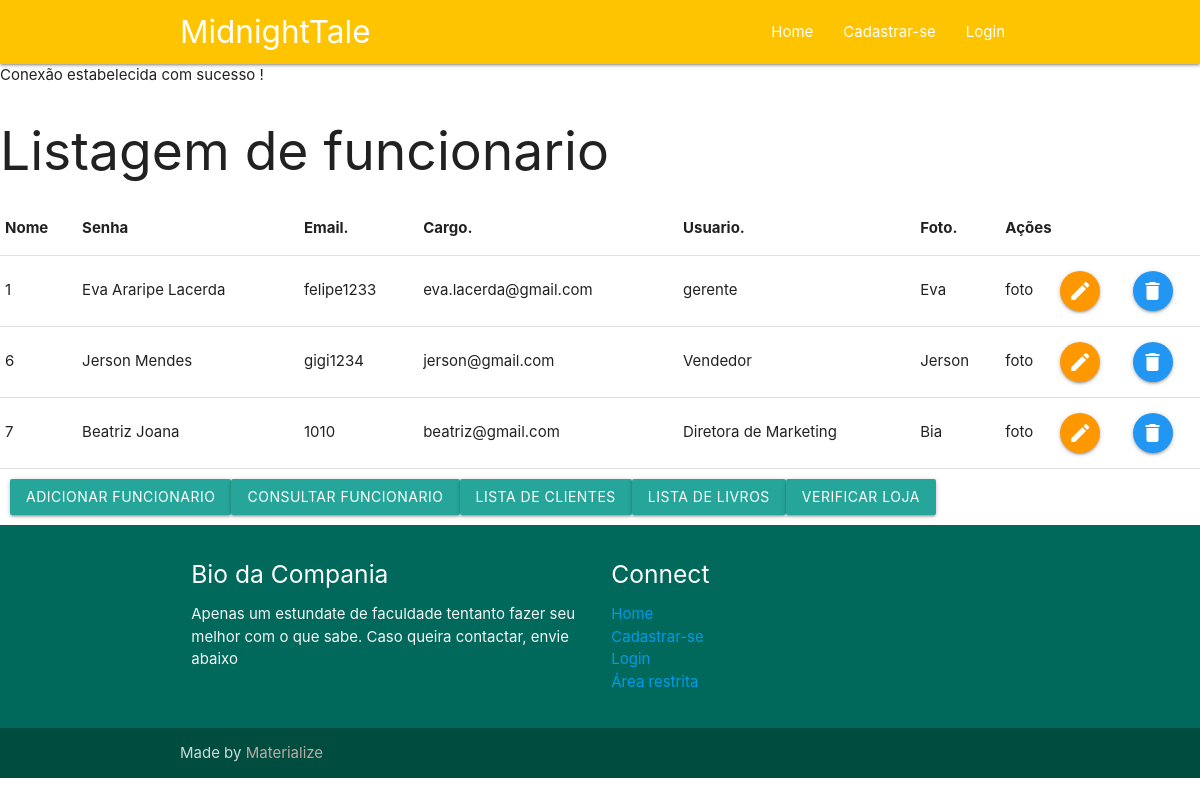
The page /listar_func.php on the database its author committed.
### tables this page shows
CREATE TABLE `tabfuncionarios` (
  `funId` int(11) NOT NULL,
  `funNome` varchar(40) NOT NULL,
  `funSenha` varchar(40) NOT NULL,
  `funEmail` varchar(40) NOT NULL,
  `funCargo` varchar(40) NOT NULL,
  `funUsuario` varchar(40) NOT NULL,
  `funFoto` varchar(40) NOT NULL
);

### listar_func.php (the view, shortened to what this page needs)
<?php
include_once 'cabecalho.php';
include_once 'conf_meu.php';
$consulta = $conexao->prepare('Select * from tabfuncionarios');
$consulta->execute();
?>
</head>
<body>
   <h2>Listagem de funcionario</h2>
   <table>
      <tr>
         <th>Nome</th>
         <th>Senha</th>
         <th>Email.</th>
         <th>Cargo.</th>
         <th>Usuario.</th>
         <th>Foto.</th>
         <th colspan="2">Ações</th>
      </tr>
      <?php
      while ($linha = $consulta->fetch(PDO::FETCH_ASSOC)) {
         echo "<tr><td>{$linha['funId']}</td>";
         echo "<td>{$linha['funNome']}</td>";
         echo "<td>{$linha['funSenha']}</td>";
         echo "<td>{$linha['funEmail']}</td>";
         echo "<td>{$linha['funCargo']}</td>";
         echo "<td>{$linha['funUsuario']}</td>";
         echo "<td>{$linha['funFoto']}</td>";
         echo "<td><a href='alterar_func_meu.php?id={$linha['funId']}' class='btn-floating orange'><i class='material-icons'>edit</i></a></td>";
         echo "<td><a href='exclui_func_meu.php?id={$linha['funId']}' class='btn-floating blue'><i class='material-icons'>delete</i></a></td></tr>";
      }
      echo "</table>";
      echo '<div style="margin:10px;">';
      echo "<a href='form_cad_func.php' class='btn'>Adicionar Funcionario</a>";
      echo "<a href='consulta_func.php' class='btn'>Consultar funcionario</a>";
      echo "<a href='listagem_meu.php' class='btn'>Lista de Clientes</a>";
      echo "<a href='lista.php' class='btn'>Lista de Livros</a>";
      echo "<a href='lista_produtos.php' class='btn'>Verificar Loja</a>";
      echo "</div>";
      include_once "rodape.php";
      ?>

### rows shown on the page
tabfuncionarios: funId "1", funNome "Eva Araripe Lacerda", funSenha "felipe1233", funEmail "eva.lacerda@gmail.com", funCargo "gerente", funUsuario "Eva", funFoto "foto"
tabfuncionarios: funId "6", funNome "Jerson Mendes", funSenha "gigi1234", funEmail "jerson@gmail.com", funCargo "Vendedor", funUsuario "Jerson", funFoto "foto"
tabfuncionarios: funId "7", funNome "Beatriz Joana", funSenha "1010", funEmail "beatriz@gmail.com", funCargo "Diretora de Marketing", funUsuario "Bia", funFoto "foto"
